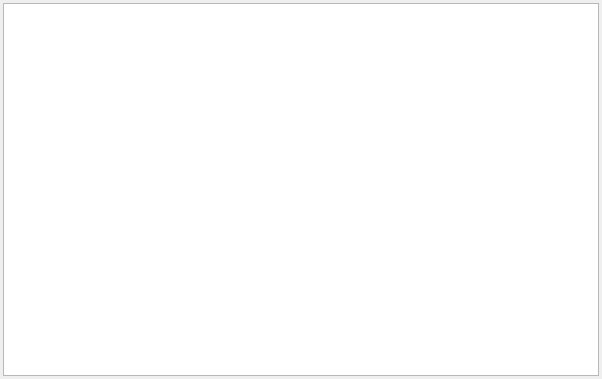
<?xml version="1.0" encoding="UTF-8"?>
<ui version="4.0">
 <class>PointsForm</class>
 <widget class="QWidget" name="PointsForm">
  <property name="geometry">
   <rect>
    <x>0</x>
    <y>0</y>
    <width>602</width>
    <height>379</height>
   </rect>
  </property>
  <property name="windowTitle">
   <string>Form</string>
  </property>
  <layout class="QGridLayout" name="gridLayout">
   <property name="leftMargin">
    <number>3</number>
   </property>
   <property name="topMargin">
    <number>3</number>
   </property>
   <property name="rightMargin">
    <number>3</number>
   </property>
   <property name="bottomMargin">
    <number>3</number>
   </property>
   <property name="spacing">
    <number>3</number>
   </property>
   <item row="0" column="0">
    <widget class="QTableWidget" name="pointsTableWidget"/>
   </item>
  </layout>
 </widget>
 <resources/>
 <connections/>
</ui>
